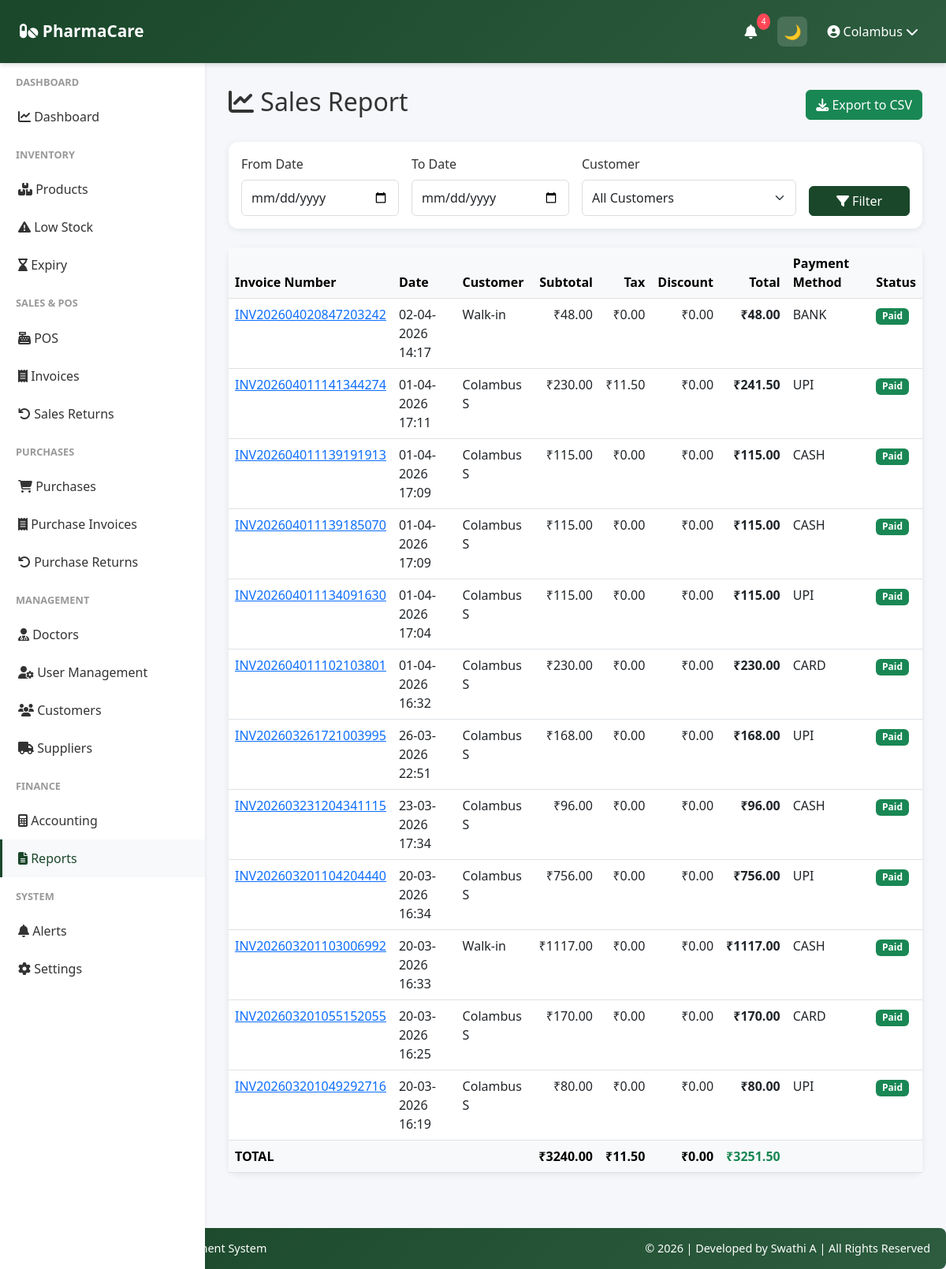
The page /reports/sales (signed in) on the database its author committed.
### app/models.py (models this page shows, shortened)
class User(UserMixin, db.Model):
    __tablename__ = 'user'
    id = db.Column(db.Integer, primary_key=True)
    company_id = db.Column(db.Integer, db.ForeignKey('company.id'), nullable=False)
    role = db.Column(db.String(20), default='manager')
    username = db.Column(db.String(255), unique=True, nullable=False)
    password_hash = db.Column(db.String(255), nullable=False)
    is_active = db.Column(db.Boolean, default=True)
    last_login = db.Column(db.DateTime)
    created_date = db.Column(db.DateTime, default=datetime.utcnow)
    updated_date = db.Column(db.DateTime, default=datetime.utcnow, onupdate=datetime.utcnow)
    company = db.relationship('Company', back_populates='user')

class Sale(db.Model):
    __tablename__ = 'sale'
    id = db.Column(db.Integer, primary_key=True)
    company_id = db.Column(db.Integer, db.ForeignKey('company.id'), nullable=False)
    customer_id = db.Column(db.Integer, db.ForeignKey('customer.id'))
    invoice_number = db.Column(db.String(50), unique=True, nullable=False)
    invoice_date = db.Column(db.DateTime, default=datetime.utcnow)
    customer_name = db.Column(db.String(255))
    customer_phone = db.Column(db.String(20))
    subtotal = db.Column(db.Float, nullable=False)
    tax_amount = db.Column(db.Float, default=0)
    discount_amount = db.Column(db.Float, default=0)
    total_amount = db.Column(db.Float, nullable=False)
    payment_method = db.Column(db.String(50), nullable=False)  # 'cash', 'card', 'upi', 'bank', 'credit'
    payment_status = db.Column(db.String(50), default='paid')  # 'paid', 'pending', 'partial'
    notes = db.Column(db.Text)
    is_cancelled = db.Column(db.Boolean, default=False)
    cancellation_reason = db.Column(db.String(255))
    created_date = db.Column(db.DateTime, default=datetime.utcnow)
    updated_date = db.Column(db.DateTime, default=datetime.utcnow, onupdate=datetime.utcnow)
    company = db.relationship('Company', back_populates='sales')
    customer = db.relationship('Customer', back_populates='sales')
    items = db.relationship('SaleItem', back_populates='sale', cascade='all, delete-orphan')
    returns = db.relationship('SalesReturn', back_populates='sale', cascade='all, delete-orphan')
    doctor_id = db.Column(db.Integer, db.ForeignKey('doctor.id'))
    doctor = db.relationship('Doctor', back_populates='consultations')

### app/routes/reports.py (the view, shortened to what this page needs)
@reports_bp.route('/sales')
@login_required
def sales_report():
    company_id = current_user.company_id
    start_date = request.args.get('start_date', '')
    end_date = request.args.get('end_date', '')
    customer_id = request.args.get('customer_id', type=int)
    export_format = request.args.get('export', '').lower()
    page = request.args.get('page', 1, type=int)
    query = Sale.query.filter_by(company_id=company_id, is_cancelled=False)
    if customer_id:
        query = query.filter_by(customer_id=customer_id)
    sort = request.args.get('sort', 'date_desc')
    if sort == 'date_asc':
        query = query.order_by(Sale.invoice_date.asc())
    else:
        query = query.order_by(Sale.invoice_date.desc())
    all_sales = query.all()
    total_subtotal = sum((sale.subtotal or 0) for sale in all_sales)
    total_tax = sum((sale.tax_amount or 0) for sale in all_sales)
    total_discount = sum((sale.discount_amount or 0) for sale in all_sales)
    total_sales = sum((sale.total_amount or 0) for sale in all_sales)
    sales_pagination = query.paginate(page=page, per_page=50)
    sales = sales_pagination.items
    customers = Customer.query.filter_by(
        company_id=company_id,
        is_active=True
    ).all()
    return render_template(
        'reports/sales_report.html',
        sales=sales,
        pagination=sales_pagination,
        start_date=start_date,
        end_date=end_date,
        customers=customers,
        customer_id=customer_id,
        total_subtotal=total_subtotal,
        total_tax=total_tax,
        total_discount=total_discount,
        total_sales=total_sales
    )

### app/templates/reports/sales_report.html (shortened to what this page needs)
{% extends "base.html" %}
{% block content %}
<div class="d-flex justify-content-between align-items-center mb-4">
    <h2><i class="fas fa-chart-line"></i> Sales Report</h2>
    <div>
        <a href="{{ url_for('reports.sales_report',
            start_date=start_date,
            end_date=end_date,
            customer_id=customer_id,
            export='csv') }}"
            class="btn btn-success">
            <i class="fas fa-download"></i> Export to CSV
        </a>
    </div>
</div>
<div class="card mb-4">
<div class="card-body">
<form method="GET" class="row g-3">
<div class="col-md-3">
<label class="form-label">From Date</label>
<input type="date"
       name="start_date"
       class="form-control"
       value="{{ start_date if start_date else '' }}">
</div>
<div class="col-md-3">
<label class="form-label">To Date</label>
<input type="date"
       name="end_date"
       class="form-control"
       value="{{ end_date if end_date else '' }}">
</div>
<div class="col-md-4">
<label class="form-label">Customer</label>
<select name="customer_id" class="form-select">
<option value="">All Customers</option>
</select>
</div>
<div class="col-md-2 d-flex align-items-end">
<button class="btn btn-primary w-100">
<i class="fas fa-filter"></i> Filter
</button>
</div>
</form>
</div>
</div>
<div class="card">
<div class="table-responsive">
<table class="table table-hover mb-0">
<thead class="table-light">
<tr>
<th>Invoice Number</th>
<th>Date</th>
<th>Customer</th>
<th class="text-end">Subtotal</th>
<th class="text-end">Tax</th>
<th class="text-end">Discount</th>
<th class="text-end">Total</th>
<th>Payment Method</th>
<th>Status</th>
</tr>
</thead>
<tbody>
{% for sale in sales %}
<tr>
<td>
<a href="{{ url_for('sales.invoice_detail', sale_id=sale.id) }}">
{{ sale.invoice_number }}
</a>
</td>
<td>
{{ sale.invoice_date.strftime('%d-%m-%Y %H:%M') if sale.invoice_date }}
</td>
<td>
{{ sale.customer_name or 'Walk-in' }}
</td>
<td class="text-end">
₹{{ "%.2f"|format(sale.subtotal) }}
</td>
<td class="text-end">
₹{{ "%.2f"|format(sale.tax_amount) }}
</td>
<td class="text-end">
₹{{ "%.2f"|format(sale.discount_amount) }}
</td>
<td class="text-end fw-bold">
₹{{ "%.2f"|format(sale.total_amount) }}
</td>
<td>
{{ sale.payment_method.upper() }}
</td>
<td>
{% if sale.payment_status == 'paid' %}
<span class="badge bg-success">Paid</span>
{% elif sale.payment_status == 'pending' %}
<span class="badge bg-warning text-dark">Pending</span>
{% else %}
<span class="badge bg-secondary">{{ sale.payment_status }}</span>
{% endif %}
</td>
</tr>
{% endfor %}
<tr class="table-light fw-bold">
<td colspan="3">TOTAL</td>
<td class="text-end">
₹{{ "%.2f"|format(total_subtotal) }}
</td>
<td class="text-end">
₹{{ "%.2f"|format(total_tax) }}
</td>
<td class="text-end">
₹{{ "%.2f"|format(total_discount) }}
</td>
<td class="text-end text-success">
₹{{ "%.2f"|format(total_sales) }}
</td>
<td colspan="2"></td>
</tr>
</tbody>
</table>
</div>
</div>
</div>
{% endblock %}

### app/templates/base.html (shortened to what this page needs)
<!doctype html>
<html lang="en" data-theme="light">
  <head>
    <link
      href="https://cdn.jsdelivr.net/npm/bootstrap@5.3.0/dist/css/bootstrap.min.css"
      rel="stylesheet"
    />
    <link
      rel="stylesheet"
      href="https://cdnjs.cloudflare.com/ajax/libs/font-awesome/6.4.0/css/all.min.css"
    />
  </head>
  <body>
   <nav class="navbar">
  <a class="navbar-brand" href="{{ url_for('dashboard.dashboard') }}">
    <i class="fas fa-pills"></i> PharmaCare
  </a>
  <div class="navbar-right">
    <div class="nav-icon dropdown">
      <a href="#" data-bs-toggle="dropdown">
        <i class="fas fa-bell"></i>
        <span id="alert-badge" class="notification-badge">3</span>
      </a>
    </div>
    <button id="themeToggle" class="nav-icon">
      🌙
    </button>
    <div class="user-menu-navbar dropdown">
      <a href="#" data-bs-toggle="dropdown">
        <i class="fas fa-user-circle"></i>
        {{ current_user.username }}
        <i class="fas fa-chevron-down"></i>
      </a>
    </div>
  </div>
</nav>
    {% if current_user.is_authenticated %}
    <div class="sidebar">
      <nav class="nav flex-column">
        {% if current_user.company and current_user.company.company_name ==
        'Platform Admin' %}
        <div class="nav-section-title">Admin</div>
        <a
          class="nav-link {% if 'admin/companies' in request.path %}active{% endif %}"
          href="{{ url_for('admin.companies_list') }}"
        >
          <i class="fas fa-building"></i> Companies
        </a>
        <a class="nav-link" href="{{ url_for('auth.profile') }}">
          <i class="fas fa-cog"></i> Settings
        </a>
        {% else %}
        <div class="nav-section-title">Dashboard</div>
        <a
          class="nav-link {% if request.endpoint == 'dashboard.dashboard' %}active{% endif %}"
          href="{{ url_for('dashboard.dashboard') }}"
        >
          <i class="fas fa-chart-line"></i> Dashboard
        </a>
        <div class="nav-section-title">Inventory</div>
        <a
          class="nav-link {% if 'inventory' in request.path %}active{% endif %}"
          href="{{ url_for('inventory.products_list') }}"
        >
          <i class="fas fa-boxes"></i> Products
        </a>
        <a
          class="nav-link {% if request.endpoint == 'inventory.low_stock_report' %}active{% endif %}"
          href="{{ url_for('inventory.low_stock_report') }}"
        >
          <i class="fas fa-exclamation-triangle"></i> Low Stock
        </a>
        <a
          class="nav-link {% if request.endpoint == 'inventory.expiry_report' %}active{% endif %}"
          href="{{ url_for('inventory.expiry_report') }}"
        >
          <i class="fas fa-hourglass-end"></i> Expiry
        </a>
        <div class="nav-section-title">Sales & POS</div>
        <a
          class="nav-link {% if request.endpoint == 'sales.pos' %}active{% endif %}"
          href="{{ url_for('sales.pos') }}"
        >
          <i class="fas fa-cash-register"></i> POS
        </a>
        <a
          class="nav-link {% if 'invoices' in request.path %}active{% endif %}"
          href="{{ url_for('sales.invoices_list') }}"
        >
          <i class="fas fa-receipt"></i> Invoices
        </a>
        <a
          class="nav-link {% if request.endpoint == 'sales.sales_returns_list' %}active{% endif %}"
          href="{{ url_for('sales.sales_returns_list') }}"
        >
          <i class="fas fa-undo"></i> Sales Returns
        </a>
<div class="nav-section-title">Purchases</div>
<a
  class="nav-link {% if request.endpoint == 'purchases.purchases_list' %}active{% endif %}"
  href="{{ url_for('purchases.purchases_list') }}"
>
  <i class="fas fa-shopping-cart"></i> Purchases
</a>
<a
  class="nav-link {% if 'purchases' in request.path %}active{% endif %}"
  href="{{ url_for('purchases.purchases_list') }}"
>
  <i class="fas fa-receipt"></i> Purchase Invoices
</a>
<a
  class="nav-link {% if request.endpoint == 'purchases.returns_list' %}active{% endif %}"
  href="{{ url_for('purchases.returns_list') }}"
>
  <i class="fas fa-undo"></i> Purchase Returns
</a>
        <div class="nav-section-title">Management</div>
        <a
          class="nav-link {% if 'doctors' in request.path %}active{% endif %}"
          href="{{ url_for('doctors.doctors_list') }}"
        >
          <i class="fas fa-user-md"></i> Doctors
        </a>
        {% if current_user.role == 'owner' %}
        <a
          class="nav-link {% if 'users' in request.path %}active{% endif %}"
          href="{{ url_for('users.users_list') }}"
        >
          <i class="fas fa-user-cog"></i> User Management
        </a>
        {% endif %}
        <a
          class="nav-link {% if 'customers' in request.path %}active{% endif %}"
          href="{{ url_for('customers.customers_list') }}"
        >
          <i class="fas fa-users"></i> Customers
        </a>
        <a
          class="nav-link {% if 'suppliers' in request.path %}active{% endif %}"
          href="{{ url_for('suppliers.suppliers_list') }}"
        >
          <i class="fas fa-truck"></i> Suppliers
        </a>
        <div class="nav-section-title">Finance</div>
        <a
          class="nav-link {% if 'accounting' in request.path %}active{% endif %}"
          href="{{ url_for('accounting.accounting_dashboard') }}"
        >
          <i class="fas fa-calculator"></i> Accounting
        </a>
        <a
          class="nav-link {% if 'reports' in request.path %}active{% endif %}"
          href="{{ url_for('reports.reports_home') }}"
        >
          <i class="fas fa-file-alt"></i> Reports
        </a>
        <div class="nav-section-title">System</div>
        <a
          class="nav-link {% if request.endpoint == 'alerts.alerts' %}active{% endif %}"
          href="{{ url_for('alerts.alerts') }}"
        >
          <i class="fas fa-bell"></i> Alerts
        </a>
        <a class="nav-link" href="{{ url_for('auth.profile') }}">
          <i class="fas fa-cog"></i> Settings
        </a>
        {% endif %}
      </nav>
    </div>
    {% endif %}
    <div
      class="{% if current_user.is_authenticated %}main-content{% else %}auth-page{% endif %}"
    >
       {% block content %}{% endblock %}
      <footer class="footer text-center">
        <div class="row">
          <div class="col-md-6 text-md-start">
            <strong>PharmaCare</strong> – Pharmacy Management System
          </div>
          <div class="col-md-6 text-md-end">
            © 2026 | Developed by Swathi A | All Rights Reserved
          </div>
        </div>
      </footer>
  </body>
</html>

### app/templates/base.html (style rules this page uses)
:root { --primary-color: #1a472a; --secondary-color: #2d5c3f; --danger-color: #dc3545; --success-color: #28a745; --warning-color: #ffc107; --info-color: #17a2b8; --bg-color: #f5f7fa; --text-color: #333; --card-bg: #ffffff; --sidebar-bg: #ffffff; }
body { font-family: "Segoe UI", Tahoma, Geneva, Verdana, sans-serif; background: var(--bg-color); color: var(--text-color); }
.navbar { background: linear-gradient(135deg,var(--primary-color),var(--secondary-color)); box-shadow:0 2px 6px rgba(0,0,0,0.15); position:fixed; top:0; left:0; width:100%; height: 80px; z-index:1000; display:flex; align-items:center; justify-content:space-between; padding:0 25px; }
.navbar-brand { font-weight:600; font-size:1.3rem; }
.navbar-right { display:flex; align-items:center; gap:15px; }
.nav-icon { width:38px; height:38px; display:flex; align-items:center; justify-content:center; border-radius:8px; color:#fff; font-size:18px; cursor:pointer; position:relative; transition:all 0.25s ease; }
.navbar a { color:white !important; text-decoration:none; }
#themeToggle { border:none; background:rgba(255,255,255,0.15); width:38px; height:38px; border-radius:8px; display:flex; align-items:center; justify-content:center; font-size:18px; cursor:pointer; }
.navbar .fa-bell { color:white; }
.notification-badge { position:absolute; top:-4px; right:-6px; background:#ff4757; color:white; font-size:10px; padding:3px 6px; border-radius:50%; }
.user-menu-navbar { display:flex; align-items:center; gap:8px; color:white; font-weight:500; cursor:pointer; padding:6px 10px; border-radius:8px; transition:all 0.25s ease; }
.sidebar { background: var(--sidebar-bg); box-shadow:0 2px 4px rgba(0,0,0,0.1); position:fixed; top:80px; left:0; bottom:0; width:260px; overflow-y:auto; }
.sidebar .nav-link { color:var(--text-color); padding:12px 20px; border-left:3px solid transparent; transition:.3s; }
.sidebar .nav-link:hover, .sidebar .nav-link.active { background:#f8f9fa; border-left-color:var(--primary-color); color:var(--primary-color); }
.sidebar .nav-section-title { font-size:.8rem; font-weight:600; color:#999; text-transform:uppercase; padding:15px 20px 10px; }
.main-content { margin-left:260px; margin-top:80px; padding:30px; }
.card, .stat-card { background:var(--card-bg); color:var(--text-color); border:none; border-radius:12px; box-shadow:0 2px 8px rgba(0,0,0,0.08); }
.form-label { font-weight:500; }
.form-control, .form-select { border:1px solid #ddd; border-radius:6px; padding:10px 12px; }
.btn-primary { background:var(--primary-color); border-color:var(--primary-color); }
.footer { background:linear-gradient(135deg,var(--primary-color),var(--secondary-color)); color:#fff; padding:15px 20px; margin-top:40px; border-radius:8px; font-size:.9rem; }

### rows shown on the page
User: username "Colambus"
Sale: invoice_number "INV202604020847203242", invoice_date "02-04-2026 14:17", customer_name "Walk-in", subtotal "48.00", tax_amount "0.00", discount_amount "0.00", total_amount "48.00", payment_method "BANK", payment_status "Paid"
Sale: invoice_number "INV202604011141344274", invoice_date "01-04-2026 17:11", customer_name "Colambus S", subtotal "230.00", tax_amount "11.50", discount_amount "0.00", total_amount "241.50", payment_method "UPI", payment_status "Paid"
Sale: invoice_number "INV202604011139191913", invoice_date "01-04-2026 17:09", customer_name "Colambus S", subtotal "115.00", tax_amount "0.00", discount_amount "0.00", total_amount "115.00", payment_method "CASH", payment_status "Paid"
Sale: invoice_number "INV202604011139185070", invoice_date "01-04-2026 17:09", customer_name "Colambus S", subtotal "115.00", tax_amount "0.00", discount_amount "0.00", total_amount "115.00", payment_method "CASH", payment_status "Paid"
Sale: invoice_number "INV202604011134091630", invoice_date "01-04-2026 17:04", customer_name "Colambus S", subtotal "115.00", tax_amount "0.00", discount_amount "0.00", total_amount "115.00", payment_method "UPI", payment_status "Paid"
Sale: invoice_number "INV202604011102103801", invoice_date "01-04-2026 16:32", customer_name "Colambus S", subtotal "230.00", tax_amount "0.00", discount_amount "0.00", total_amount "230.00", payment_method "CARD", payment_status "Paid"
Sale: invoice_number "INV202603261721003995", invoice_date "26-03-2026 22:51", customer_name "Colambus S", subtotal "168.00", tax_amount "0.00", discount_amount "0.00", total_amount "168.00", payment_method "UPI", payment_status "Paid"
Sale: invoice_number "INV202603231204341115", invoice_date "23-03-2026 17:34", customer_name "Colambus S", subtotal "96.00", tax_amount "0.00", discount_amount "0.00", total_amount "96.00", payment_method "CASH", payment_status "Paid"
Sale: invoice_number "INV202603201104204440", invoice_date "20-03-2026 16:34", customer_name "Colambus S", subtotal "756.00", tax_amount "0.00", discount_amount "0.00", total_amount "756.00", payment_method "UPI", payment_status "Paid"
Sale: invoice_number "INV202603201103006992", invoice_date "20-03-2026 16:33", customer_name "Walk-in", subtotal "1117.00", tax_amount "0.00", discount_amount "0.00", total_amount "1117.00", payment_method "CASH", payment_status "Paid"
Sale: invoice_number "INV202603201055152055", invoice_date "20-03-2026 16:25", customer_name "Colambus S", subtotal "170.00", tax_amount "0.00", discount_amount "0.00", total_amount "170.00", payment_method "CARD", payment_status "Paid"
Sale: invoice_number "INV202603201049292716", invoice_date "20-03-2026 16:19", customer_name "Colambus S", subtotal "80.00", tax_amount "0.00", discount_amount "0.00", total_amount "80.00", payment_method "UPI", payment_status "Paid"

### other values the page prints
{{ "%.2f"|format(total_subtotal) }} "3240.00"
{{ "%.2f"|format(total_tax) }} "11.50"
{{ "%.2f"|format(total_discount) }} "0.00"
{{ "%.2f"|format(total_sales) }} "3251.50"
